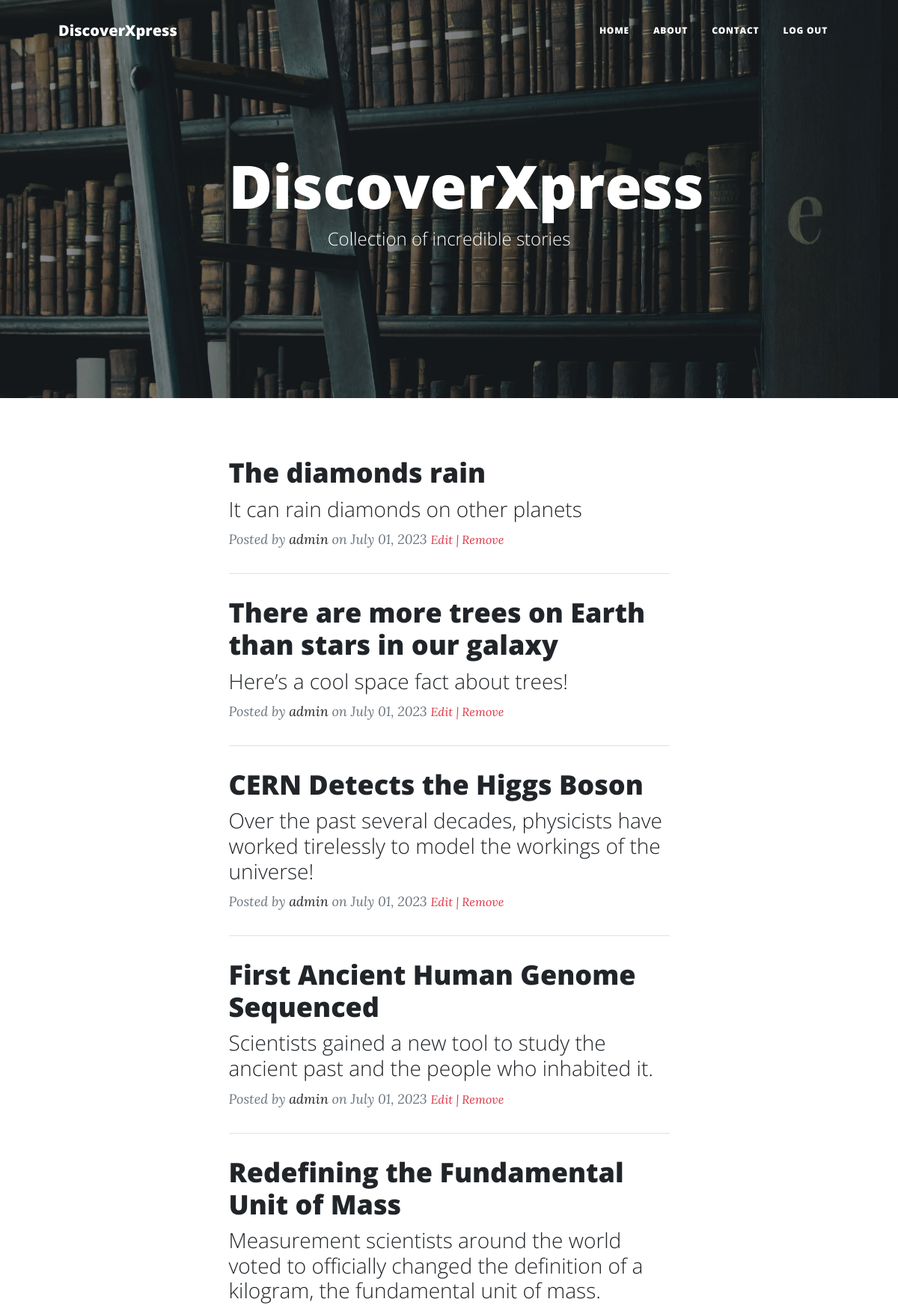
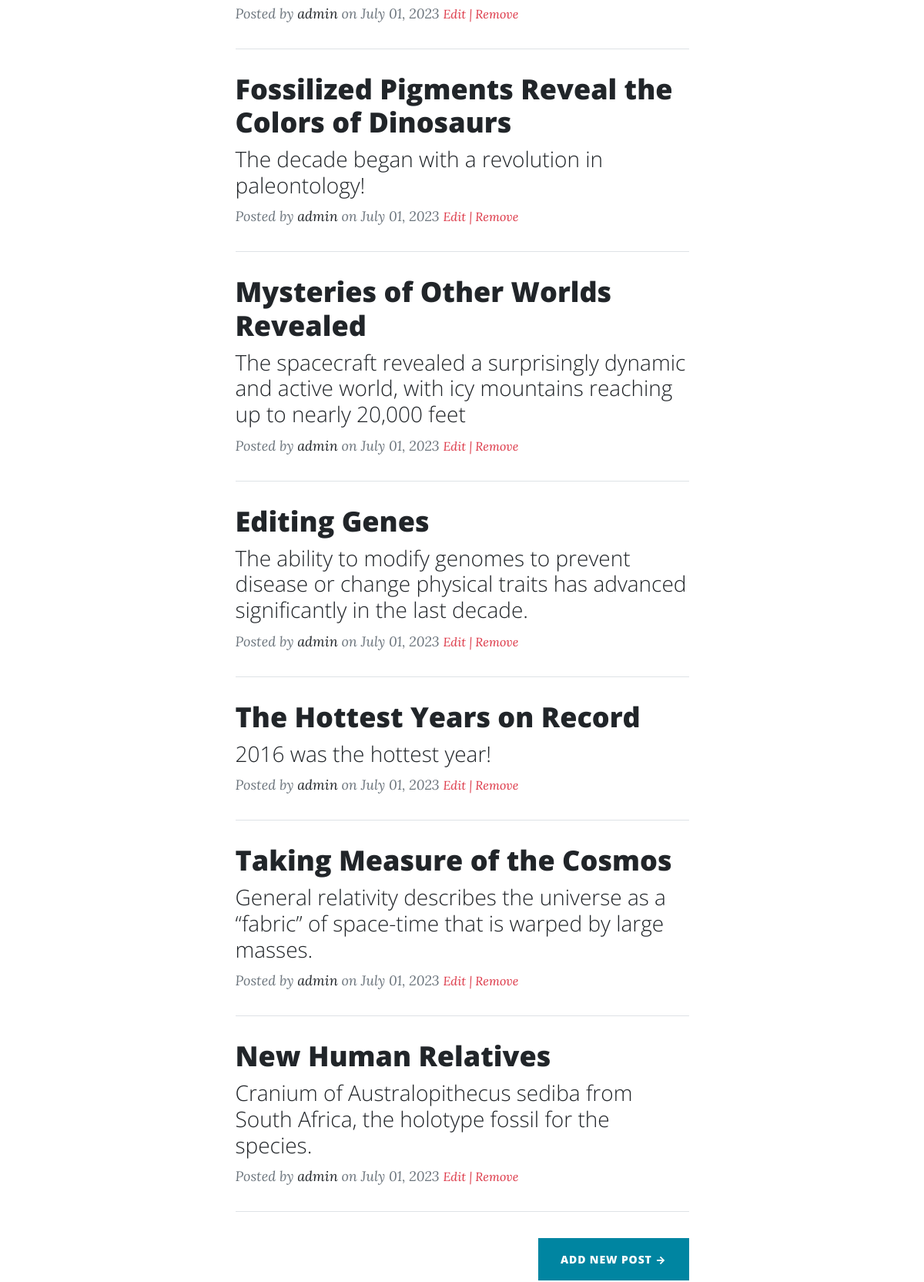
The page /all_posts (signed in, upper part) on the database its author committed (2 pictures, top to bottom).
### Sqlmodels.py (models this page shows)
class PostData(db.Model):
    __tablename__ = "posts"
    id = db.Column(db.Integer, primary_key=True)
    author_id = db.Column(db.Integer, db.ForeignKey("users.id"), nullable=False)
    author = db.relationship("User", lazy='subquery', back_populates="posts"   )
    title = db.Column(db.String(250), unique=True, nullable=False)
    subtitle = db.Column(db.String(500), nullable=False)
    post_date = db.Column(db.String(50), nullable=False)
    body = db.Column(db.String(), nullable=False)
    img_url = db.Column(db.String(500), nullable=False)
    comments = db.relationship("Comments", lazy='subquery', back_populates="parent_post")

class User(UserMixin, db.Model):
    __tablename__ = "users"
    id = db.Column(db.Integer, primary_key=True, autoincrement=True)
    email = db.Column(db.String(250), unique=True, nullable=False)
    password = db.Column(db.String(250), nullable=False)
    name = db.Column(db.String(250), nullable=False)
    posts = db.relationship("PostData", back_populates="author")
    comments = db.relationship("Comments", lazy='subquery', back_populates="comment_author")

### main.py (the view)
@app.route("/all_posts")
@login_required
def all_posts():
    with app.app_context():
        all_post_objects = db.session.execute(db.select(PostData)).scalars().all()[::-1]
    return render_template("all_posts.html", all_posts_objs=all_post_objects, logged_in=current_user.is_authenticated, current_user_id=current_user.id)

### main.py (called while the page is built)
@login_manager.user_loader
def load_user(user_id):
    id_ = User.query.get(user_id)
    return id_

### templates/all_posts.html (shortened to what this page needs)
<!DOCTYPE html>
<html lang="en">
{% include "header.html" %}
            <header class="masthead" style="background-image: url({{url_for('static', filename= 'assets/img/books_cover_unsplash.jpg')}})">
            <div class="container position-relative px-4 px-lg-5">
                <div class="row gx-4 gx-lg-5 justify-content-center">
                    <div class="col-md-10 col-lg-8 col-xl-7">
                        <div class="site-heading">
                            <h1>DiscoverXpress</h1>
                            <span class="subheading">Collection of incredible stories</span>
                        </div>
                    </div>
                </div>
            </div>
        </header>
    <body>
        <div class="container px-4 px-lg-5">
            <div class="row gx-4 gx-lg-5 justify-content-center">
                <div class="col-md-10 col-lg-8 col-xl-7">
                {% for post in all_posts_objs %}
                    <div class="post-preview">
                        <a href="{{url_for('post_content', post_id=post.id)}}">
                            <h2 class="post-title">{{post.title}}</h2>
                            <h3 class="post-subtitle">{{post.subtitle}}</h3>
                        </a>
                        <p class="post-meta">
                            Posted by
                            <a href="#!">{{post.author.name}}</a>
                            on {{post.post_date}}
                            {% if current_user_id == 1: %}
                                <a class="fs-6 text-danger" href="{{url_for('edit_post', post_id=post.id)}}">Edit</a><a class="fs-6 text-danger" href="{{url_for('remove_post',post_id=post.id)}}"> | Remove</a>
                            {% endif %}
                        </p>
                    </div>
                    <hr class="my-4" />
                {% endfor %}
                    {% if current_user_id == 1: %}
                    <div class="d-flex justify-content-end mb-4"><a class="btn btn-primary text-uppercase" href="{{url_for('add_post')}}">Add New Post →</a></div>
                    {% endif %}
                </div>
            </div>
        </div>
    </body>
{% include "footer.html" %}
</html>

### rows shown on the page
PostData: title "The diamonds rain", subtitle "It can rain diamonds on other planets", author.name "admin", post_date "July 01, 2023"
PostData: title "There are more trees on Earth than stars in our galaxy", subtitle "Here’s a cool space fact about trees!", author.name "admin", post_date "July 01, 2023"
PostData: title "CERN Detects the Higgs Boson", subtitle "Over the past several decades, physicists have worked tirelessly to model the workings of the universe!", author.name "admin", post_date "July 01, 2023"
PostData: title "First Ancient Human Genome Sequenced", subtitle "Scientists gained a new tool to study the ancient past and the people who inhabited it.", author.name "admin", post_date "July 01, 2023"
PostData: title "Redefining the Fundamental Unit of Mass", subtitle "Measurement scientists around the world voted to officially changed the definition of a kilogram, the fundamental unit of mass.", author.name "admin", post_date "July 01, 2023"
PostData: title "Fossilized Pigments Reveal the Colors of Dinosaurs", subtitle "The decade began with a revolution in paleontology!", author.name "admin", post_date "July 01, 2023"
PostData: title "Mysteries of Other Worlds Revealed", subtitle "The spacecraft revealed a surprisingly dynamic and active world, with icy mountains reaching up to nearly 20,000 feet", author.name "admin", post_date "July 01, 2023"
PostData: title "Editing Genes", subtitle "The ability to modify genomes to prevent disease or change physical traits has advanced significantly in the last decade.", author.name "admin", post_date "July 01, 2023"
PostData: title "The Hottest Years on Record", subtitle "2016 was the hottest year!", author.name "admin", post_date "July 01, 2023"
PostData: title "Taking Measure of the Cosmos", subtitle "General relativity describes the universe as a “fabric” of space-time that is warped by large masses.", author.name "admin", post_date "July 01, 2023"
PostData: title "New Human Relatives", subtitle "Cranium of Australopithecus sediba from South Africa, the holotype fossil for the species.", author.name "admin", post_date "July 01, 2023"
